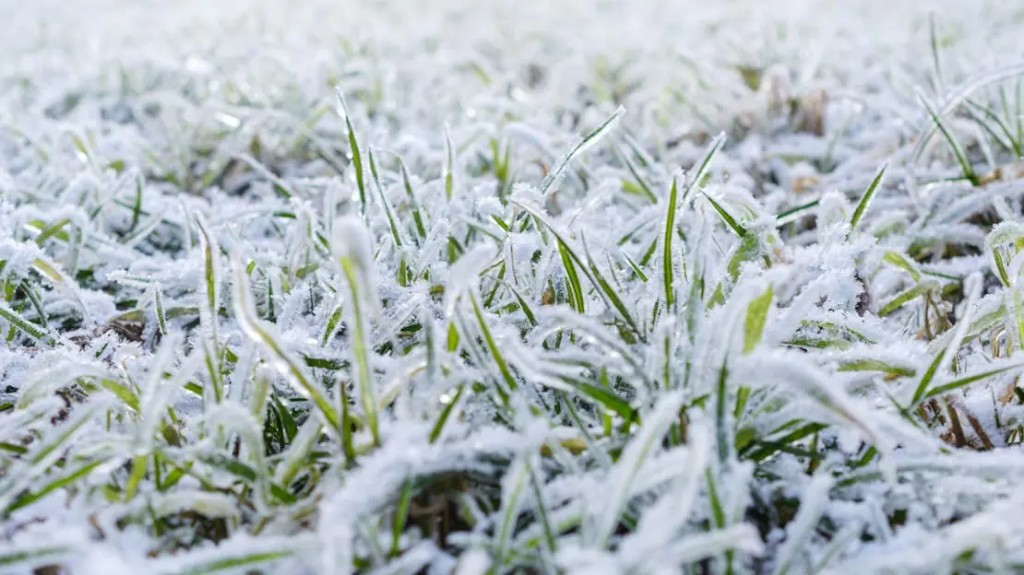
#> input picture apps/dashboard/src/assets/frosty-grass.png, 1024 x 575 px
$ python simulate.py ../../apps/dashboard/src/assets/frosty-grass.png out.png
#> lines starting #> are read from the running program, lines starting #| are printed output that depends on the picture
#!/usr/bin/env python3
"""Simulate how a screenshot will look on an Inky Impression 7.3 panel.

Quantizes with the same blended palette and Floyd-Steinberg dithering as the
Pimoroni inky library (set_image, saturation=0.5), then paints each pixel with
the panel's measured ink colour so the preview matches the physical display.

Usage: simulate.py input.png output.png [--panel spectra6|7color] [--saturation 0.5]
"""
import argparse

from PIL import Image

# Palettes copied from pimoroni/inky: inky_e673.py (Spectra 6) and inky_ac073tc1a.py (7 colour).
PANELS = {
    "spectra6": {
        "desaturated": [(0, 0, 0), (255, 255, 255), (255, 255, 0), (255, 0, 0), (0, 0, 255), (0, 255, 0)],
        "saturated": [(0, 0, 0), (161, 164, 165), (208, 190, 71), (156, 72, 75), (61, 59, 94), (58, 91, 70)],
    },
    "7color": {
        "desaturated": [(0, 0, 0), (255, 255, 255), (0, 255, 0), (0, 0, 255), (255, 0, 0), (255, 255, 0), (255, 140, 0)],
        "saturated": [(0, 0, 0), (217, 242, 255), (3, 124, 76), (27, 46, 198), (245, 80, 34), (255, 255, 68), (239, 121, 44)],
    },
}


def blend(panel, saturation):
    return [
        tuple(int(s * saturation + d * (1.0 - saturation)) for s, d in zip(sat, desat))
        for sat, desat in zip(panel["saturated"], panel["desaturated"])
    ]


def simulate(image, panel_name="spectra6", saturation=0.5):
#> called with panel_name = 'spectra6', saturation = 0.5
    panel = PANELS[panel_name]
#> panel = {'desaturated': [(0, 0, 0), (255, 255, 255), (255, 255, 0), (255, 0, 0), (0, 0, 255), (0, 255, 0)], 'saturated': [(0, 0, 0), (161, 164, 165), (208, 190, 71), (156, 72, 75), (61, 59, 94), (58, 91, 70)]}
    palette = blend(panel, saturation)
#> palette = [(0, 0, 0), (208, 209, 210), (231, 222, 35), (205, 36, 37), (30, 29, 174), (29, 173, 35)]
    palette_image = Image.new("P", (1, 1))
    palette_image.putpalette([c for rgb in palette for c in rgb] + [0, 0, 0] * (256 - len(palette)))
    indexed = image.convert("RGB").quantize(len(palette), palette=palette_image, dither=Image.Dither.FLOYDSTEINBERG)
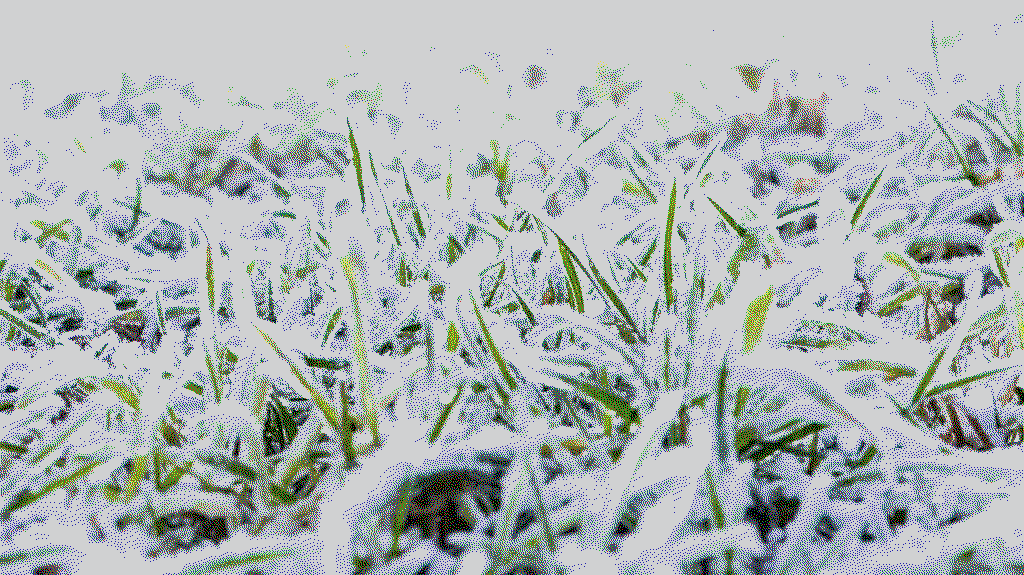
#> indexed: PIL image 1024x575 P; mean R, G, B 174.3, 181.4, 181.5
    indexed.putpalette([c for rgb in panel["saturated"] for c in rgb] + [0, 0, 0] * (256 - len(palette)))
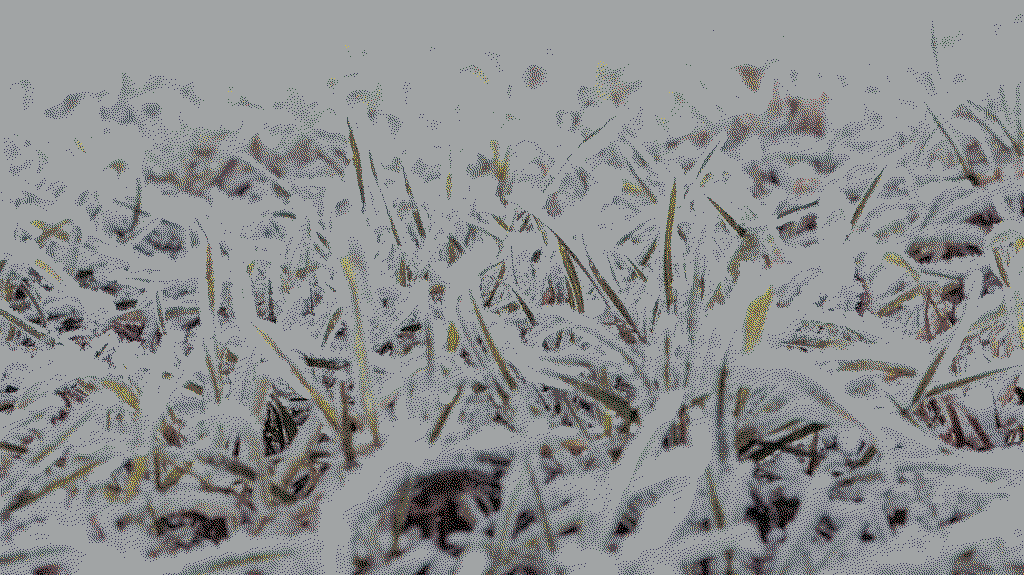
#> indexed: PIL image 1024x575 P; mean R, G, B 141.4, 143.3, 144.4
    return indexed.convert("RGB")


def main():
    parser = argparse.ArgumentParser(description=__doc__.splitlines()[0])
    parser.add_argument("input")
    parser.add_argument("output")
    parser.add_argument("--panel", choices=sorted(PANELS), default="spectra6")
    parser.add_argument("--saturation", type=float, default=0.5)
    args = parser.parse_args()
    simulate(Image.open(args.input), args.panel, args.saturation).save(args.output)


if __name__ == "__main__":
    main()
